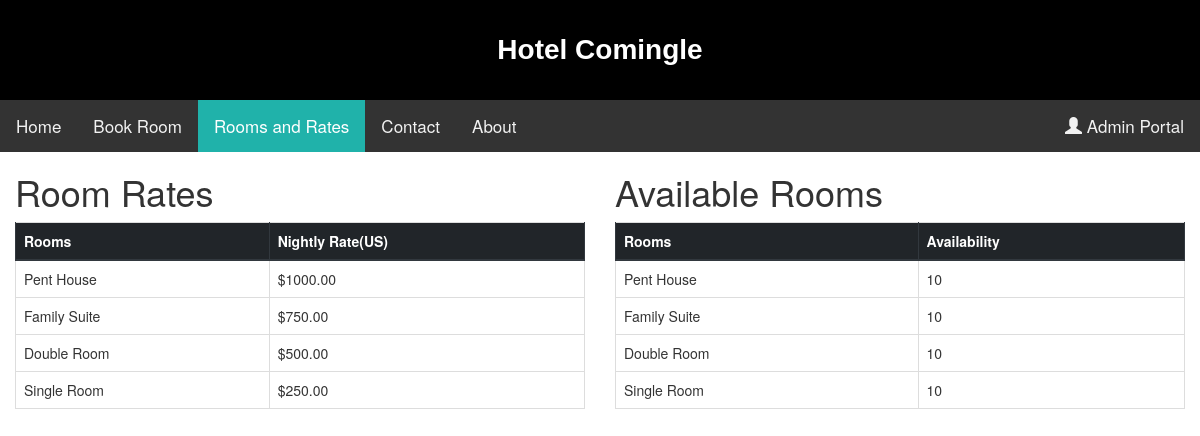
/php/availablerooms.php, run on the app's committed database.
### tables this page shows
create table roomrates(
room varchar(30),
nightly_rate decimal(8,2));

create table available_rooms(
room_type varchar(30),
availability int(3)
);

### php/availablerooms.php (the view, shortened to what this page needs)
<!DOCTYPE html>
<html>
    <head>
        <link rel="stylesheet" type="text/css" href="../css/bootstrap.min.css">
        <link rel="stylesheet" type="text/css" href="../css/style.css">
        <link rel="stylesheet" href="https://maxcdn.bootstrapcdn.com/bootstrap/3.4.0/css/bootstrap.min.css">
		</head>
	<body>
 <header id="banner">Hotel Comingle</header>
    <div class="topnav">
  <a href="../html/homepage.html">Home</a>
  <a href="../html/booking.html">Book Room</a>
  <a class="active" href="../php/availablerooms.php">Rooms and Rates</a>
  <a href="#contact">Contact</a>
  <a href="#about">About</a>
  <div style="float: right;" ><a class="admin" href="../php/index.php"><div class="glyphicon glyphicon-user"></div> Admin Portal</a></div>
</div>
<div class="col-sm-6">
    <h1>Room Rates</h1>
    <table class="table table-hover table-bordered ">
    <thead class="thead-dark">
      <tr>
        <th>Rooms</th>
        <th>Nightly Rate(US)</th>
      </tr>
    </thead>
      <?php
     require_once('connectdb.php');
      $sql = "SELECT room,nightly_rate FROM roomrates";
      $result = $conn->query($sql);
if ($result->num_rows > 0) {
    while($row = $result->fetch_assoc()) {
      echo "<tr><td>".$row["room"]."</td><td>$".$row["nightly_rate"]."</td></tr>";
    }
}else{
  echo "0 results";
}
      ?>
  </table>
	</div>
    <div class="col-sm-6">
    <h1>Available Rooms</h1>
    <table class="table table-hover table-bordered ">
    <thead class="thead-dark">
      <tr>
        <th>Rooms</th>
        <th>Availability</th>
      </tr>
    </thead>
      <?php
     require_once('connectdb.php');
      $sql = "SELECT room_type,availability FROM available_rooms";
      $result = $conn->query($sql);
if ($result->num_rows > 0) {
    while($row = $result->fetch_assoc()) {
      echo "<tr><td>".$row["room_type"]."</td><td>".$row["availability"]."</td></tr>";
    }
}else{
  echo "0 results";
}
      ?>
    </table>
    </div>
	</body>
</html>

### css/style.css (style rules this page uses)
#banner { background-color: black; color: white; padding: 30px; text-align: center; font-family: sans-serif; font-weight: bold; font-size: 2em; }
.topnav { overflow: hidden; background-color: #333; }
.topnav a { float: left; color: #f2f2f2; text-align: center; padding: 14px 16px; text-decoration: none; font-size: 17px; }
.topnav a.active { background-color:#20B2AA ; color: white; }

### data on the page
roomrates: room "Pent House", nightly_rate "1000.00"
roomrates: room "Family Suite", nightly_rate "750.00"
roomrates: room "Double Room", nightly_rate "500.00"
roomrates: room "Single Room", nightly_rate "250.00"
available_rooms: room_type "Pent House", availability "10"
available_rooms: room_type "Family Suite", availability "10"
available_rooms: room_type "Double Room", availability "10"
available_rooms: room_type "Single Room", availability "10"
